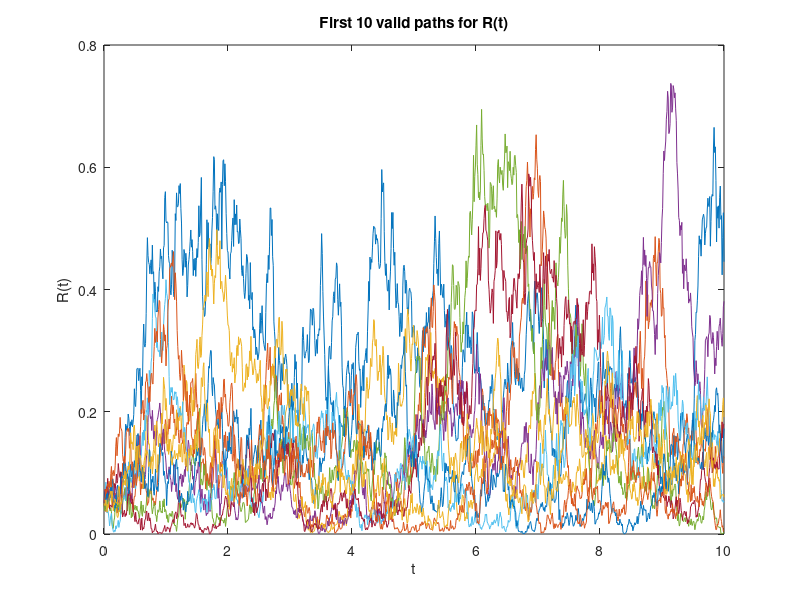

Source code (MATLAB): (Note: this script raises an error after producing the figure.)
%% CIR Interest Rate Model, Kevin Jiang
del = 0.01;
t = 0:del:10;
N = length(t);
beta = 1;
alpha = 0.1*beta;
sig = 0.5;
r = 0.05;
%(a)
R = zeros(1000, N);
R(:,1) = r*ones(1000,1);
validPaths = 1:1:1000; % vector keeping track of valid paths with row indices
for i = 2:N
    dW = randn(1000,1)*sqrt(del);
    dR = (alpha - beta*R(validPaths,i-1))*del + sig*(R(validPaths,i-1).^0.5).*dW(validPaths);
    R(validPaths,i) = dR + R(validPaths,i-1);
    lastSize = size(validPaths,1);
    validPaths = find(R(:,i) > 0); % check for paths that are now <= 0
    if size(validPaths,1) < lastSize % More paths became <= 0
        fprintf("Stopped %d paths, %d paths remain\n", lastSize - size(validPaths,1), size(validPaths,1));
    end
end
if size(validPaths,1) < 1000
    disp("R <= 0 occured in at least one path");
end
% (b)
figure;
plot(t, R(validPaths(1),:));
for i = 2:10
    hold on;
    plot(t, R(validPaths(i),:));
end
title("First 10 valid paths for R(t)");
ylabel("R(t)");
xlabel("t");
%(c)
ER1 = mean(R(validPaths, 101));
VarR1 = mean(R(validPaths, 101).^2) - ER1^2;
ER1calc = getE(alpha,beta,r,t(101));
VarR1calc = getVar(alpha,beta,sig,r,t(101));
ER10 = mean(R(validPaths, N));
VarR10 = mean(R(validPaths, N).^2) - ER10^2;
ER10calc = getE(alpha,beta,r,t(N));
VarR10calc = getVar(alpha,beta,sig,r,t(N));
fprintf("Estimated E[R(1)]: %1.4f, Estimated Var(R(1)): %1.4f\n", ER1, VarR1);
fprintf("Caluclated E[R(1)]: %1.4f, Calculated Var(R(1)): %1.4f\n", ER1calc, VarR1calc);
fprintf("Estimated E[R(10)]: %1.4f, Estimated Var(R(10)): %1.4f\n", ER10, VarR10);
fprintf("Caluclated E[R(10)]: %1.4f, Calculated Var(R(10)): %1.4f\n", ER10calc, VarR10calc);
function [Var] = getVar(alpha, beta, sig, r, t)
    Var = (sig^2)*r*(exp(-beta*t)-exp(-2*beta*t))/beta+(alpha*sig^2)*(1-2*exp(-beta*t)-exp(-2*beta*t))/(2*beta^2);
end

function [E] = getE(alpha, beta, r, t)
    E = exp(-beta*t)*r + (alpha/beta)*(1-exp(-beta*t));
end